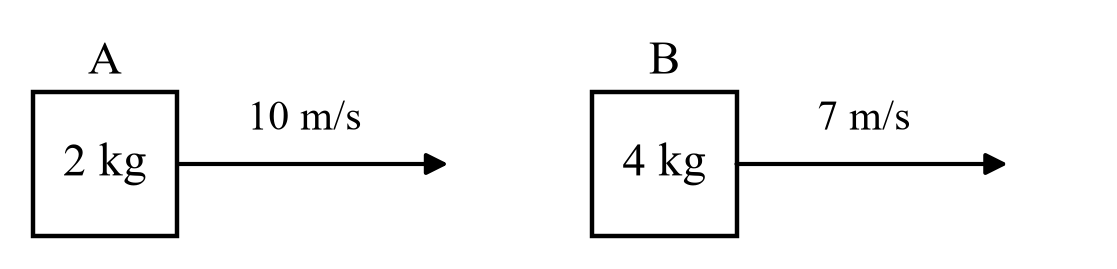
#> input picture scripts/homi-bhabha/redrawn/hb-9-2010/q007.png, 1117 x 269 px
$ python -i figures.py   (imports and definitions only)
#> lines starting #> are read from the running program, lines starting #| are printed output that depends on the picture; after the words box and inside, x2 and y2 are one past the last pixel; in counts of white or black regions, pixels touching at a corner belong together
#> further down, picture is the input picture: PIL image 1117x269 RGBA; mean R, G, B, A 245.7, 245.7, 245.7, 255
"""
GATE lane, step 6: each question's figure, from the draft's hints, as one image.

    python -P -E scripts/gate/figures.py 2026-cs1

Reads the helper's hints in <ROOT>/blind/<paper>/derived.json (`figureFiles`: pictures from
work/<paper>/cand/, `figureBox`: {page, top, bottom, left?, right?} drawn on the page), overridden per
question by scripts/gate/data/<paper>.settle.json, which can also give `figureOptions`: four
pictures for picture options A-D, drawn under the stem in labelled panels.

Writes <ROOT>/figures/<paper>/Q<nn>.png (white background, trimmed to the ink) and
<ROOT>/figures/<paper>/sheet.png, every figure labelled. LOOK at the sheet: a figure the
hints got wrong is fixed in settle.json and this is re-run.
"""
import json
import sys
from pathlib import Path

import fitz  # PyMuPDF
from PIL import Image, ImageDraw, ImageFont, ImageOps

sys.path.insert(0, str(Path(__file__).parent))  # our own lane folder only (run with -P)
from pdfclean import clean_doc  # noqa: E402

ROOT = Path(r"C:\tmp\PYQPs\GATE\CS")
DATA = Path(__file__).parent / "data"
DPI = 200
PAD = 16
# Option labels must read on a phone: Arial (on every Windows machine) at the paper's scale.
LABEL_FONT = ImageFont.truetype("arial.ttf", 30)


def trim(im: Image.Image) -> Image.Image:
    """Crop to the ink (anything darker than near-white) with a small margin."""
    gray = ImageOps.invert(im.convert("L")).point(lambda v: 255 if v > 24 else 0)
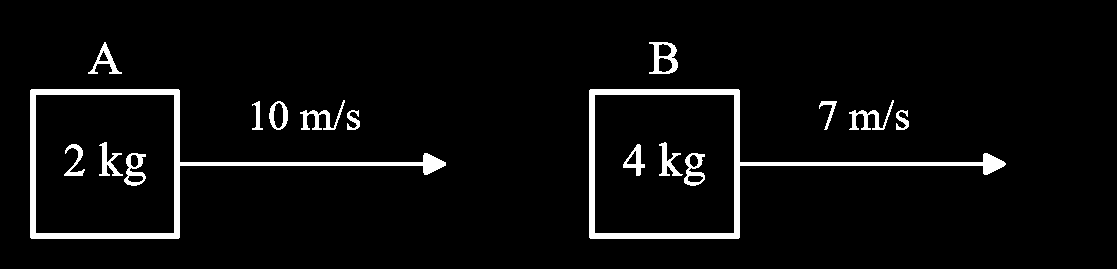
#> gray: PIL image 1117x269 L; 4.6% white; 17 white regions, largest, box (x1, y1, x2, y2) and area: (589, 89, 1006, 239) 4758, (30, 89, 446, 239) 4746, (649, 42, 678, 74) 437
    box = gray.getbbox()
#> box = (30, 42, 1006, 239)
    if not box:
        return im
    x0, y0, x1, y1 = box
#> x0 = 30; y0 = 42; x1 = 1006; y1 = 239
    return im.crop((max(0, x0 - PAD), max(0, y0 - PAD), min(im.width, x1 + PAD), min(im.height, y1 + PAD)))
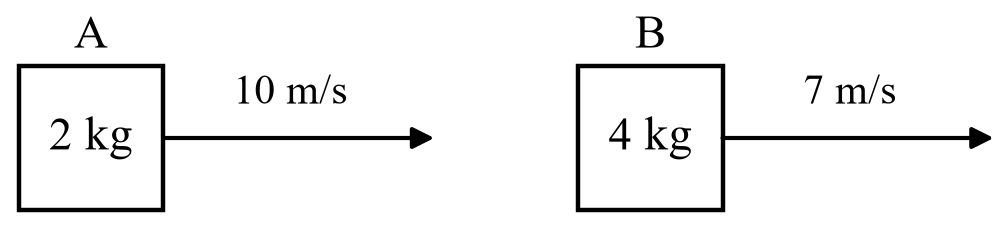
#> returned value: PIL image 1008x229 RGBA; mean R, G, B, A 242.9, 242.9, 242.9, 255


# [102 lines left out: functions strip_frame, flat, from_box, stack, option_grid, main, not called in this run]


# [4 lines not run here, left out]

>>> from PIL import Image
>>> picture = Image.open('../homi-bhabha/redrawn/hb-9-2010/q007.png')
>>> result = trim(picture)

$ run again, on scripts/homi-bhabha/redrawn/hb-9-2010/q016.png
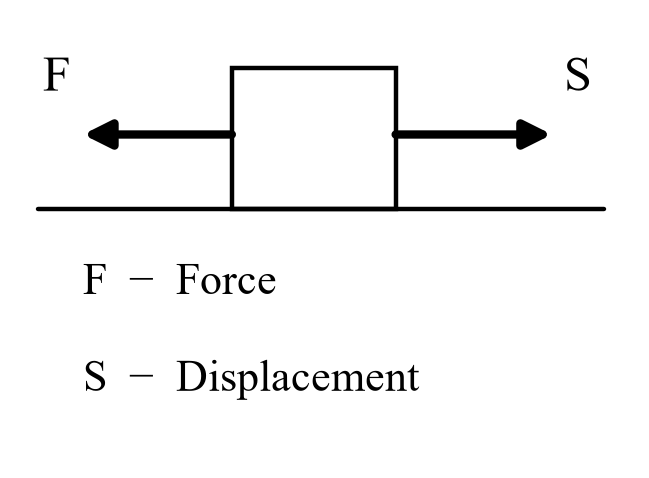
#> input picture scripts/homi-bhabha/redrawn/hb-9-2010/q016.png, 649 x 478 px
#> picture is the input picture: PIL image 649x478 RGBA; mean R, G, B, A 245.7, 245.7, 245.7, 255
#> in trim, `gray = ImageOps.invert(im.convert("L")).point(lambda v: 255 if v > 24 ..`:
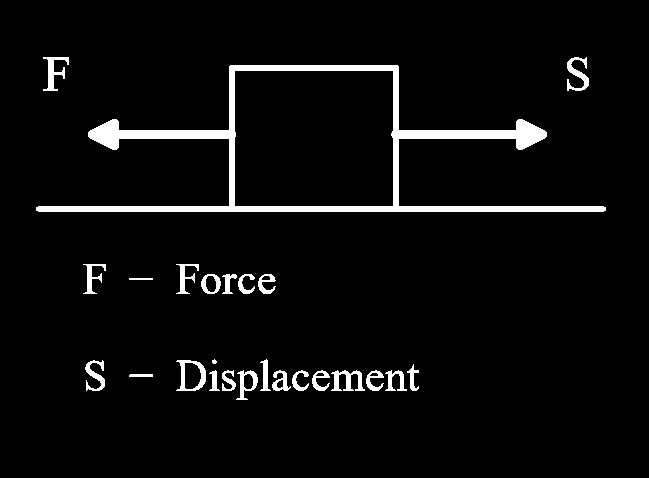
#> gray: PIL image 649x478 L; 4.6% white; 25 white regions (1 under 20 px), largest, box (x1, y1, x2, y2) and area: (36, 65, 606, 212) 9390, (176, 360, 206, 391) 363, (331, 370, 365, 391) 355
#> box = (36, 57, 606, 400)
#> x0 = 36; y0 = 57; x1 = 606; y1 = 400
#> in trim, `return im.crop((max(0, x0 - PAD), max(0, y0 - PAD), min(im.width, x1 +..`:
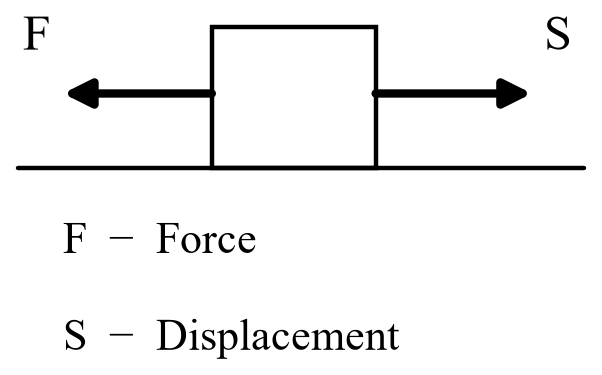
#> returned value: PIL image 602x375 RGBA; mean R, G, B, A 242.2, 242.2, 242.2, 255

$ run again, on scripts/homi-bhabha/redrawn/hb-9-2010/q025.png
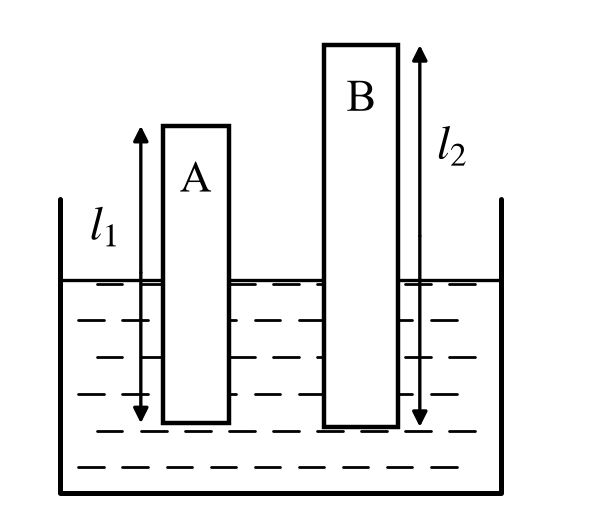
#> input picture scripts/homi-bhabha/redrawn/hb-9-2010/q025.png, 590 x 531 px
#> picture is the input picture: PIL image 590x531 RGBA; mean R, G, B, A 238.7, 238.7, 238.7, 255
#> in trim, `gray = ImageOps.invert(im.convert("L")).point(lambda v: 255 if v > 24 ..`:
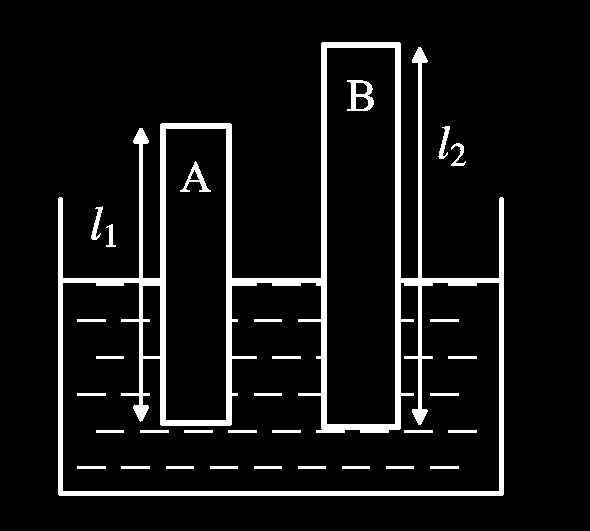
#> gray: PIL image 590x531 L; 7.7% white; 32 white regions, largest, box (x1, y1, x2, y2) and area: (58, 42, 504, 496) 20727, (347, 80, 374, 111) 406, (180, 161, 211, 192) 279
#> box = (58, 42, 504, 496)
#> x0 = 58; y0 = 42; x1 = 504; y1 = 496
#> in trim, `return im.crop((max(0, x0 - PAD), max(0, y0 - PAD), min(im.width, x1 +..`:
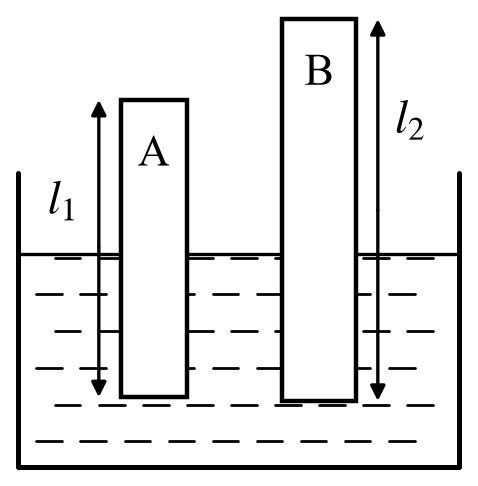
#> returned value: PIL image 478x486 RGBA; mean R, G, B, A 233, 233, 233, 255

$ run again, on scripts/homi-bhabha/redrawn/hb-9-2010/q029.png
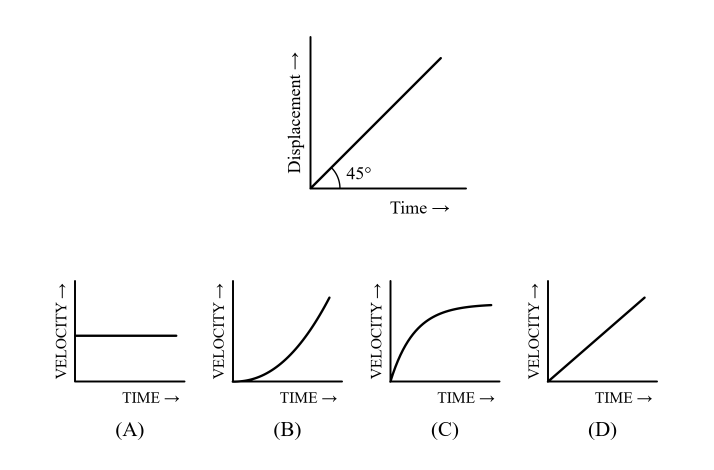
#> input picture scripts/homi-bhabha/redrawn/hb-9-2010/q029.png, 1427 x 939 px (shown at 1/2 size)
#> picture is the input picture: PIL image 1427x939 RGBA; mean R, G, B, A 250.2, 250.2, 250.2, 255
#> in trim, `gray = ImageOps.invert(im.convert("L")).point(lambda v: 255 if v > 24 ..`:
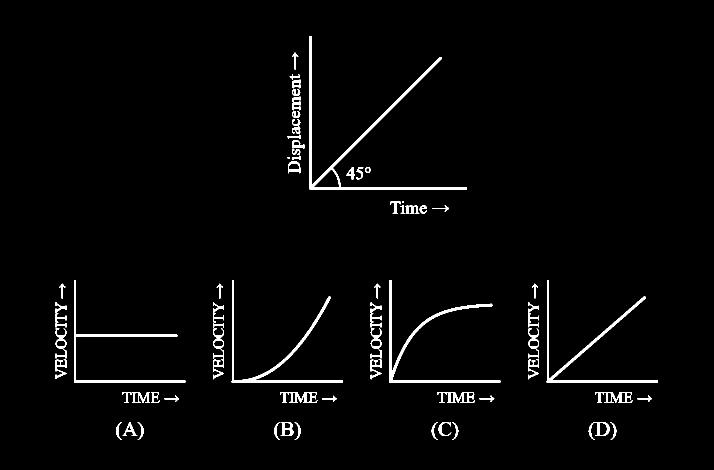
#> gray: PIL image 1427x939 L (shown at 1/2 size); 2.3% white; 85 white regions (2 under 20 px), largest, box (x1, y1, x2, y2) and area: (618, 72, 934, 379) 4696, (778, 560, 1001, 766) 3205, (1093, 560, 1316, 766) 3094
#> box = (111, 72, 1316, 880)
#> x0 = 111; y0 = 72; x1 = 1316; y1 = 880
#> in trim, `return im.crop((max(0, x0 - PAD), max(0, y0 - PAD), min(im.width, x1 +..`:
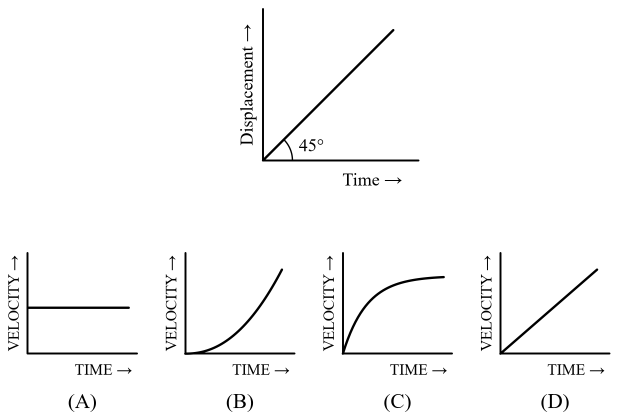
#> returned value: PIL image 1237x840 RGBA (shown at 1/2 size); mean R, G, B, A 248.8, 248.8, 248.8, 255
